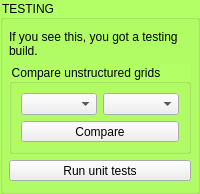
      <widget class="QGroupBox" name="testingGroup">
       <property name="enabled">
        <bool>true</bool>
       </property>
       <property name="styleSheet">
        <string notr="true">QGroupBox {
	background-color: #b3ff66;
}</string>
       </property>
       <property name="title">
        <string>TESTING</string>
       </property>
       <property name="checkable">
        <bool>false</bool>
       </property>
       <property name="checked">
        <bool>false</bool>
       </property>
       <layout class="QVBoxLayout" name="verticalLayout_8">
        <property name="leftMargin">
         <number>6</number>
        </property>
        <property name="topMargin">
         <number>10</number>
        </property>
        <property name="rightMargin">
         <number>6</number>
        </property>
        <property name="bottomMargin">
         <number>10</number>
        </property>
        <item>
         <widget class="QWidget" name="widget_4" native="true">
          <property name="enabled">
           <bool>true</bool>
          </property>
          <layout class="QVBoxLayout" name="verticalLayout_9">
           <property name="leftMargin">
            <number>0</number>
           </property>
           <property name="topMargin">
            <number>0</number>
           </property>
           <property name="rightMargin">
            <number>0</number>
           </property>
           <property name="bottomMargin">
            <number>0</number>
           </property>
           <item>
            <widget class="QLabel" name="label_9">
             <property name="text">
              <string>If you see this, you got a testing build. </string>
             </property>
             <property name="scaledContents">
              <bool>false</bool>
             </property>
             <property name="wordWrap">
              <bool>true</bool>
             </property>
            </widget>
           </item>
           <item>
            <widget class="QGroupBox" name="groupBox">
             <property name="title">
              <string>Compare unstructured grids</string>
             </property>
             <layout class="QVBoxLayout" name="verticalLayout_14">
              <item>
               <widget class="QWidget" name="testingComparisonWidget" native="true">
                <property name="enabled">
                 <bool>true</bool>
                </property>
                <property name="toolTip">
                 <string>&lt;html&gt;&lt;head/&gt;&lt;body&gt;&lt;p&gt;&lt;br/&gt;&lt;/p&gt;&lt;/body&gt;&lt;/html&gt;</string>
                </property>
                <layout class="QHBoxLayout" name="horizontalLayout_9" stretch="1,1">
                 <property name="leftMargin">
                  <number>0</number>
                 </property>
                 <property name="topMargin">
                  <number>0</number>
                 </property>
                 <property name="rightMargin">
                  <number>0</number>
                 </property>
                 <property name="bottomMargin">
                  <number>0</number>
                 </property>
                 <item>
                  <widget class="QmitkDataStorageComboBox" name="expectedResultComboBox">
                   <property name="enabled">
                    <bool>true</bool>
                   </property>
                   <property name="sizePolicy">
                    <sizepolicy hsizetype="Minimum" vsizetype="Fixed">
                     <horstretch>0</horstretch>
                     <verstretch>0</verstretch>
                    </sizepolicy>
                   </property>
                   <property name="editable">
                    <bool>false</bool>
                   </property>
                   <property name="duplicatesEnabled">
                    <bool>false</bool>
                   </property>
                  </widget>
                 </item>
                 <item>
                  <widget class="QmitkDataStorageComboBox" name="expectedResultComboBox_2">
                   <property name="enabled">
                    <bool>true</bool>
                   </property>
                   <property name="sizePolicy">
                    <sizepolicy hsizetype="Minimum" vsizetype="Fixed">
                     <horstretch>0</horstretch>
                     <verstretch>0</verstretch>
                    </sizepolicy>
                   </property>
                   <property name="editable">
                    <bool>false</bool>
                   </property>
                   <property name="duplicatesEnabled">
                    <bool>false</bool>
                   </property>
                  </widget>
                 </item>
                </layout>
               </widget>
              </item>
              <item>
               <widget class="QToolButton" name="compareGridsButton">
                <property name="sizePolicy">
                 <sizepolicy hsizetype="Expanding" vsizetype="Fixed">
                  <horstretch>0</horstretch>
                  <verstretch>0</verstretch>
                 </sizepolicy>
                </property>
                <property name="text">
                 <string>Compare</string>
                </property>
               </widget>
              </item>
             </layout>
            </widget>
           </item>
          </layout>
         </widget>
        </item>
        <item>
         <widget class="QToolButton" name="runUnitTestsButton">
          <property name="sizePolicy">
           <sizepolicy hsizetype="MinimumExpanding" vsizetype="Fixed">
            <horstretch>0</horstretch>
            <verstretch>0</verstretch>
           </sizepolicy>
          </property>
          <property name="text">
           <string>Run unit tests</string>
          </property>
         </widget>
        </item>
       </layout>
      </widget>
